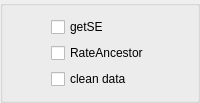
                     <widget class="QGroupBox" name="groupBox_28">
                      <property name="sizePolicy">
                       <sizepolicy hsizetype="Fixed" vsizetype="Preferred">
                        <horstretch>0</horstretch>
                        <verstretch>0</verstretch>
                       </sizepolicy>
                      </property>
                      <property name="title">
                       <string/>
                      </property>
                      <layout class="QGridLayout" name="gridLayout_29">
                       <item row="0" column="0">
                        <widget class="QCheckBox" name="checkBox_9">
                         <property name="sizePolicy">
                          <sizepolicy hsizetype="Fixed" vsizetype="Fixed">
                           <horstretch>0</horstretch>
                           <verstretch>0</verstretch>
                          </sizepolicy>
                         </property>
                         <property name="toolTip">
                          <string>Specifies whether we want estimates of the standard errors
of estimated parameters.</string>
                         </property>
                         <property name="text">
                          <string>getSE</string>
                         </property>
                        </widget>
                       </item>
                       <item row="1" column="0">
                        <widget class="QCheckBox" name="checkBox_10">
                         <property name="sizePolicy">
                          <sizepolicy hsizetype="Fixed" vsizetype="Fixed">
                           <horstretch>0</horstretch>
                           <verstretch>0</verstretch>
                          </sizepolicy>
                         </property>
                         <property name="toolTip">
                          <string>&lt;!DOCTYPE HTML PUBLIC &quot;-//W3C//DTD HTML 4.0//EN&quot; &quot;http://www.w3.org/TR/REC-html40/strict.dtd&quot;&gt;
&lt;html&gt;&lt;head&gt;&lt;meta name=&quot;qrichtext&quot; content=&quot;1&quot; /&gt;&lt;style type=&quot;text/css&quot;&gt;
p, li { white-space: pre-wrap; }
&lt;/style&gt;&lt;/head&gt;&lt;body style=&quot; font-weight:400; font-style:normal;&quot;&gt;
&lt;p style=&quot; margin-top:0px; margin-bottom:0px; margin-left:0px; margin-right:0px; -qt-block-indent:0; text-indent:0px;&quot;&gt;Being &lt;span style=&quot; font-weight:600;&quot;&gt;checked&lt;/span&gt; forces the program to do two additional analyses:&lt;/p&gt;
&lt;p style=&quot;-qt-paragraph-type:empty; margin-top:0px; margin-bottom:0px; margin-left:0px; margin-right:0px; -qt-block-indent:0; text-indent:0px;&quot;&gt;&lt;/p&gt;
&lt;p style=&quot; margin-top:0px; margin-bottom:0px; margin-left:0px; margin-right:0px; -qt-block-indent:0; text-indent:0px;&quot;&gt;1. under a model of variable rates across sites such as the gamma, forces the program to calculate rates for individual sites along the sequence (output in the file rates), using the empirical Bayes procedure (Yang and Wang 1995).&lt;/p&gt;
&lt;p style=&quot;-qt-paragraph-type:empty; margin-top:0px; margin-bottom:0px; margin-left:0px; margin-right:0px; -qt-block-indent:0; text-indent:0px;&quot;&gt;&lt;/p&gt;
&lt;p style=&quot; margin-top:0px; margin-bottom:0px; margin-left:0px; margin-right:0px; -qt-block-indent:0; text-indent:0px;&quot;&gt;2. forces the program to perform the empirical Bayesian reconstruction of ancestral sequences (Yang et al. 1995a; Koshi and Goldstein 1996; Yang 2006 pages 119-124).&lt;/p&gt;&lt;/body&gt;&lt;/html&gt;</string>
                         </property>
                         <property name="text">
                          <string>RateAncestor</string>
                         </property>
                        </widget>
                       </item>
                       <item row="2" column="0">
                        <widget class="QCheckBox" name="checkBox_5">
                         <property name="sizePolicy">
                          <sizepolicy hsizetype="Fixed" vsizetype="Fixed">
                           <horstretch>0</horstretch>
                           <verstretch>0</verstretch>
                          </sizepolicy>
                         </property>
                         <property name="toolTip">
                          <string>&lt;!DOCTYPE HTML PUBLIC &quot;-//W3C//DTD HTML 4.0//EN&quot; &quot;http://www.w3.org/TR/REC-html40/strict.dtd&quot;&gt;
&lt;html&gt;&lt;head&gt;&lt;meta name=&quot;qrichtext&quot; content=&quot;1&quot; /&gt;&lt;style type=&quot;text/css&quot;&gt;
p, li { white-space: pre-wrap; }
&lt;/style&gt;&lt;/head&gt;&lt;body style=&quot; font-weight:400; font-style:normal;&quot;&gt;
&lt;p style=&quot; margin-top:0px; margin-bottom:0px; margin-left:0px; margin-right:0px; -qt-block-indent:0; text-indent:0px;&quot;&gt;Being &lt;span style=&quot; font-weight:600;&quot;&gt;checked&lt;/span&gt; means sites involving ambiguity characters (undetermined nucleotides such as N, ?, W, R, Y, etc. anything other than the four nucleotides) or alignment gaps are removed from all sequences.&lt;/p&gt;&lt;/body&gt;&lt;/html&gt;</string>
                         </property>
                         <property name="text">
                          <string>clean data</string>
                         </property>
                        </widget>
                       </item>
                      </layout>
                     </widget>
